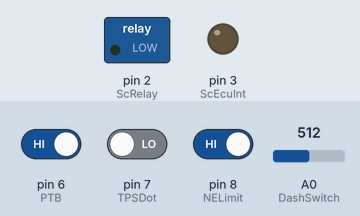
Recording of a program running on a simulated Arduino Nano, built with avr-gcc and run on an emulated ATmega328P. Shown: switched loads named in the program (green lamp = pin HIGH), output pins drawn as LEDs (lit = HIGH). Inputs (shaded band) come from the test bench; at power-on: pin 6 (PTB) HIGH, pin 7 (TPSDot) LOW, pin 8 (NELimit) HIGH, A0 (DashSwitch) = 512.

Above: at 1.2 s.
1.3 s: pin 6 (PTB) driven LOW and pin 7 (TPSDot) driven HIGH and pin 8 (NELimit) driven LOW
At 1.9 s:
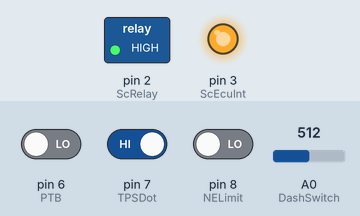
2.8 s: pin 6 (PTB) driven HIGH
At 4.0 s:
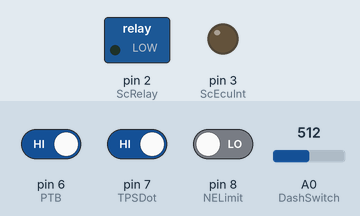
4.3 s: pin 6 (PTB) driven LOW
At 5.4 s:
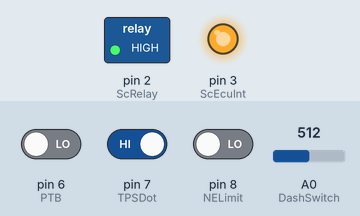
Timing chart, 0 to 7.3 s (numbered marks = the images above; inputs shaded):
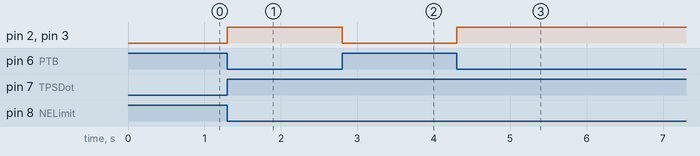

The program:

main.cpp
```cpp
#include <Arduino.h>

/*
  1988 Toyota MR2 4AGZE Supercharger Controller
     Controls supercharger clutch on/off for 3 different drive modes,
     selected by dash mounted rotary switch in voltage divider configuration.
       Modes:
        1. Supercharger always off
        2. On during acclerations until turbo spools (pre-throttlebody pressure[PTB] > 9PSIG)
        3. On anytime PTB is less then 9PSIG & RPMs is below low TH angle limit
 */

#define DashSwitch A0 // select the input pin for the dash mounted mode switch
#define ScRelay 2     // select the output pin for supercharger output relay
#define ScEcuInt 3    // select the output pin for supercharge on/off output indicator to ECU
#define PTB 6         // select the input pin for pre-throttlebody air pressure from MS3
#define TPSDot 7      // select the input pin for TPSdot (acceleration) from MS3
#define NELimit 8     // select the input pin for NE limit at low TH from MS3

int DashSwitchVal = 0; // variable to store DashSwitch read value
int ScRelayVal = 0;    // variable to store ScRelay output value
int PTBVal = 0;        // variable to store PTB read value
int TPSDotVal = 0;     // variable to store TPSDot read value
int NELimitVal = 0;    // variable to store NELimit read value

void setup()
{
  // declare the pins as INPUT or OUTPUT:
  pinMode(ScRelay, OUTPUT);
  pinMode(ScEcuInt, OUTPUT);
  pinMode(PTB, INPUT);
  pinMode(TPSDot, INPUT);
  pinMode(NELimit, INPUT);
}

void loop()
{

  // read the values from the input pins:
  DashSwitchVal = analogRead(DashSwitch);
  PTBVal = digitalRead(PTB);
  TPSDotVal = digitalRead(TPSDot);
  NELimitVal = digitalRead(NELimit);

  // control logic if dash switch is in position 1:
  if (DashSwitchVal <= 50)
  {
    digitalWrite(ScRelay, LOW);
    ScRelayVal = 0;
  }
  // control logic if dash switch is in position 2:
  else if (DashSwitchVal > 50 && DashSwitchVal <= 700)
  {
    if (PTBVal == LOW && TPSDotVal == HIGH && NELimitVal == LOW)
    {
      digitalWrite(ScRelay, HIGH);
      ScRelayVal = 1;
    }
    else
    {
      digitalWrite(ScRelay, LOW);
      ScRelayVal = 0;
    }
  }
  // control logic if dash switch is in position 3:
  else
  {
    if (PTBVal == LOW && NELimitVal == LOW)
    {
      digitalWrite(ScRelay, HIGH);
      ScRelayVal = 1;
    }
    else
    {
      digitalWrite(ScRelay, LOW);
      ScRelayVal = 0;
    }
  }

  // sets ScEcuInt the same as ScRelay:
  if (ScRelayVal == 1)
  {
    digitalWrite(ScEcuInt, HIGH);
  }
  else
  {
    digitalWrite(ScEcuInt, LOW);
  }
}
```

Measured:
- after the input at 1.3 s, pin 2 (ScRelay), pin 3 (ScEcuInt): LOW → HIGH at once
- after the input at 2.8 s, pin 2 (ScRelay), pin 3 (ScEcuInt): HIGH → LOW at once
- after the input at 4.3 s, pin 2 (ScRelay), pin 3 (ScEcuInt): LOW → HIGH at once
